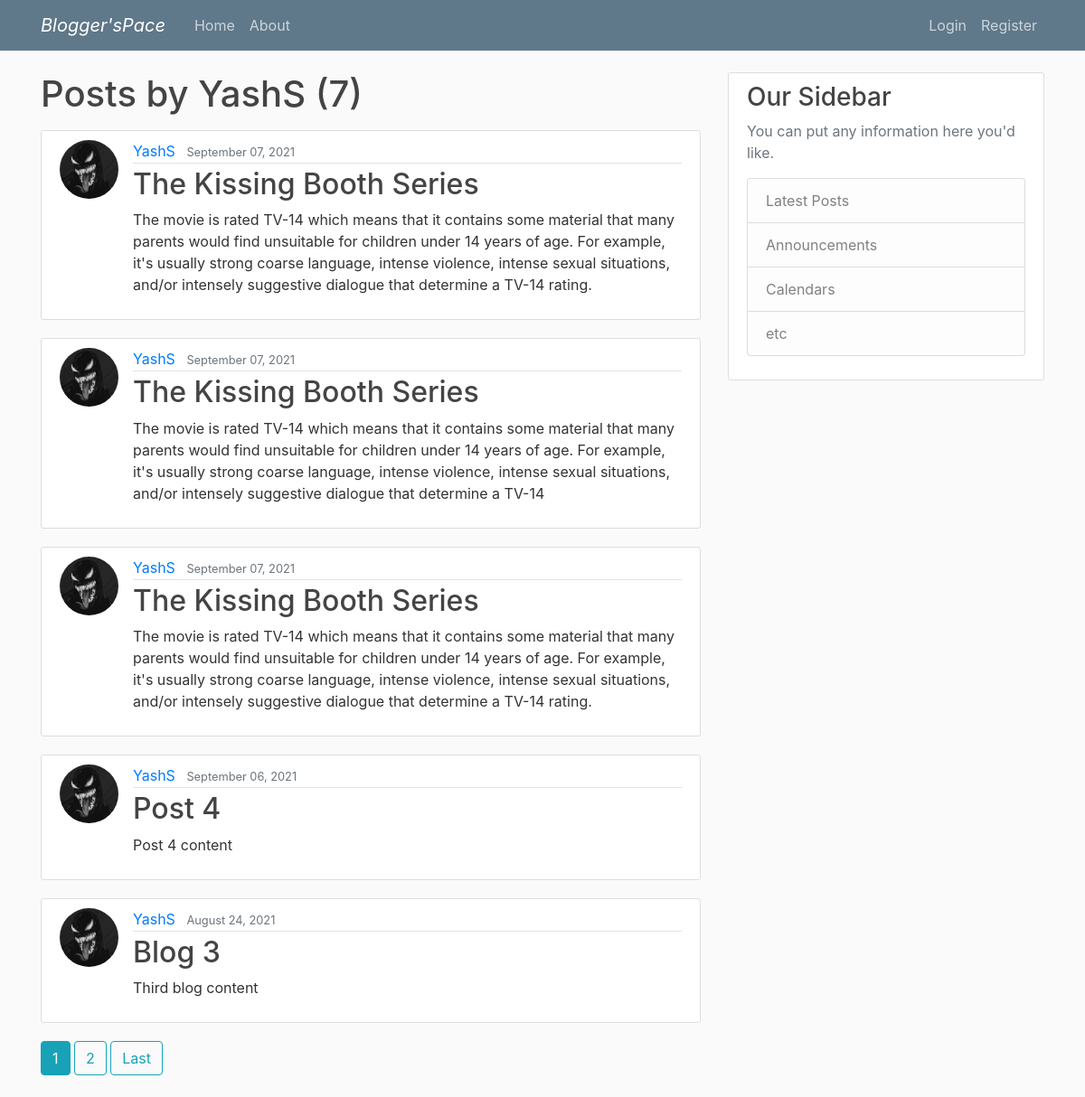
/user/YashS/, run on the app's committed database.
### blog/models.py (models this page shows, shortened)
class Post(models.Model):
	title = models.CharField(max_length = 100)
	content = models.TextField()
	date_posted = models.DateTimeField(default = timezone.now)
	author = models.ForeignKey(User, on_delete = models.CASCADE)

### users/models.py (models this page shows, shortened)
class Profile(models.Model):
    user = models.OneToOneField(User, on_delete=models.CASCADE)
    image = models.ImageField(default='default.jpg', upload_to='profile_pics')

### blog/views.py (the view)
# urls.py: path('user/<str:username>/', UserPostListView.as_view(), name='user-posts'),
class UserPostListView(ListView):
	model = Post
	template_name = 'blog/user_posts.html'
	context_object_name = 'posts'
	paginate_by = 5
	def get_queryset(self):
		user = get_object_or_404(User, username = self.kwargs.get('username'))
		return Post.objects.filter(author=user).order_by('-date_posted')

### blog/templates/blog/user_posts.html (shortened to what this page needs)
{% extends "blog/base.html" %}
{% block content %}
<h1 class="mb-3">Posts by {{ view.kwargs.username }} ({{ page_obj.paginator.count }})</h1>
	{% for post in posts %}
		<article class="media content-section">
			<img class="rounded-circle article-img" src="{{post.author.profile.image.url}}">
		  <div class="media-body">
		    <div class="article-metadata">
		      <a class="mr-2" href="{% url 'user-posts' post.author.username %}">{{ post.author }}</a>
		      <small class="text-muted">{{ post.date_posted|date:"F d, Y" }}</small>
		    </div>
		    <h2><a class="article-title" href="{% url 'post-detail' post.id %}">{{ post.title }}</a></h2>
		    <p class="article-content">{{ post.content }}</p>
		  </div>
		</article>
	{% endfor %}
	{% if is_paginated %}
		{% for num in page_obj.paginator.page_range %}
			{% if page_obj.number == num %}
				<a class="btn btn-info mb-4" href="?page={{num}}">{{num}}</a>
			{% elif num > page_obj.number|add:'-3' and num < page_obj.number|add:'3'%}
				<a class="btn btn-outline-info mb-4" href="?page={{num}}">{{num}}</a>
			{% endif %}
		{% endfor %}
		{% if page_obj.has_next %}
			<a class="btn btn-outline-info mb-4" href="?page = {{page_obj.paginator.num_pages}}">Last</a>
		{% endif %}
	{% endif %}
{% endblock content %}

### blog/static/blog/main.css (style rules this page uses)
body { background: #fafafa; color: #333333; margin-top: 5rem; }
h1, h2, h3, h4, h5, h6 { color: #444444; }
.content-section { background: #ffffff; padding: 10px 20px; border: 1px solid #dddddd; border-radius: 3px; margin-bottom: 20px; }
.article-title { color: #444444; }
.article-content { white-space: pre-line; }
.article-img { height: 65px; width: 65px; margin-right: 16px; }
.article-metadata { padding-bottom: 1px; margin-bottom: 4px; border-bottom: 1px solid #e3e3e3 }

### data on the page
Post: author.profile.image (picture), author "YashS", date_posted "September 07, 2021", title "The Kissing Booth Series", content "The movie is rated TV-14 which means that it contains some material that many parents would find unsuitable for children under 14 years of age. For example, it's usually strong coarse language, intense violence, intense sexual situations, and/or intensely suggestive dialogue that determine a TV-14 rating."
Post: author.profile.image (picture), author "YashS", date_posted "September 07, 2021", title "The Kissing Booth Series", content "The movie is rated TV-14 which means that it contains some material that many parents would find unsuitable for children under 14 years of age. For example, it's usually strong coarse language, intense violence, intense sexual situations, and/or intensely suggestive dialogue that determine a TV-14"
Post: author.profile.image (picture), author "YashS", date_posted "September 07, 2021", title "The Kissing Booth Series", content "The movie is rated TV-14 which means that it contains some material that many parents would find unsuitable for children under 14 years of age. For example, it's usually strong coarse language, intense violence, intense sexual situations, and/or intensely suggestive dialogue that determine a TV-14 rating."
Post: author.profile.image (picture), author "YashS", date_posted "September 06, 2021", title "Post 4", content "Post 4 content"
Post: author.profile.image (picture), author "YashS", date_posted "August 24, 2021", title "Blog 3", content "Third blog content"

### other printed values
{{ view.kwargs.username }} "YashS"
{{ page_obj.paginator.count }} "7"
{{ num }} "1"
{{ num }} "2"
